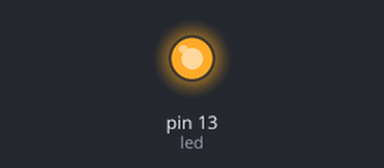
Simulated run of this sketch. Board: Arduino Uno, built with avr-gcc and run on an emulated ATmega328P. Shown: output pins drawn as LEDs (lit = HIGH).

Above: at 0.1 s.
At 4.9 s:
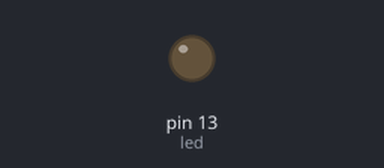
Timing chart, 0 to 8.3 s (numbered marks = the images above):
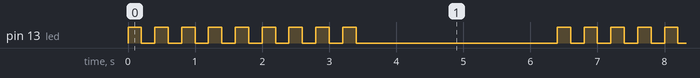

The sketch:

5-West_Cardinal.ino
```cpp
//Pin Assignment
int led = 13;
int flash = 200;
int wait = 3000;

void setup() {
  //Pin initialisation
  pinMode(led, OUTPUT);
}

void loop() {
  analogWrite(led, 255);
  delay(flash);
  analogWrite(led, 0);
  delay(flash);
  analogWrite(led, 255);
  delay(flash);
  analogWrite(led, 0);
  delay(flash);
  analogWrite(led, 255);
  delay(flash);
  analogWrite(led, 0);
  delay(flash);
  analogWrite(led, 255);
  delay(flash);
  analogWrite(led, 0);
  delay(flash);
  analogWrite(led, 255);
  delay(flash);
  analogWrite(led, 0);
  delay(flash);
  analogWrite(led, 255);
  delay(flash);
  analogWrite(led, 0);
  delay(flash);
  analogWrite(led, 255);
  delay(flash);
  analogWrite(led, 0);
  delay(flash);
  analogWrite(led, 255);
  delay(flash);
  analogWrite(led, 0);
  delay(flash);
  analogWrite(led, 255);
  delay(flash);
  analogWrite(led, 0);
  delay(wait);
}
```

Measured:
- by itself, pin 13 (led): repeats every 6.4 s: 8 × (LOW 0.20 s, HIGH 0.20 s), LOW 3.0 s, HIGH 0.20 s
- by itself, everything shown: repeats every 6.4 s, in 18 steps
